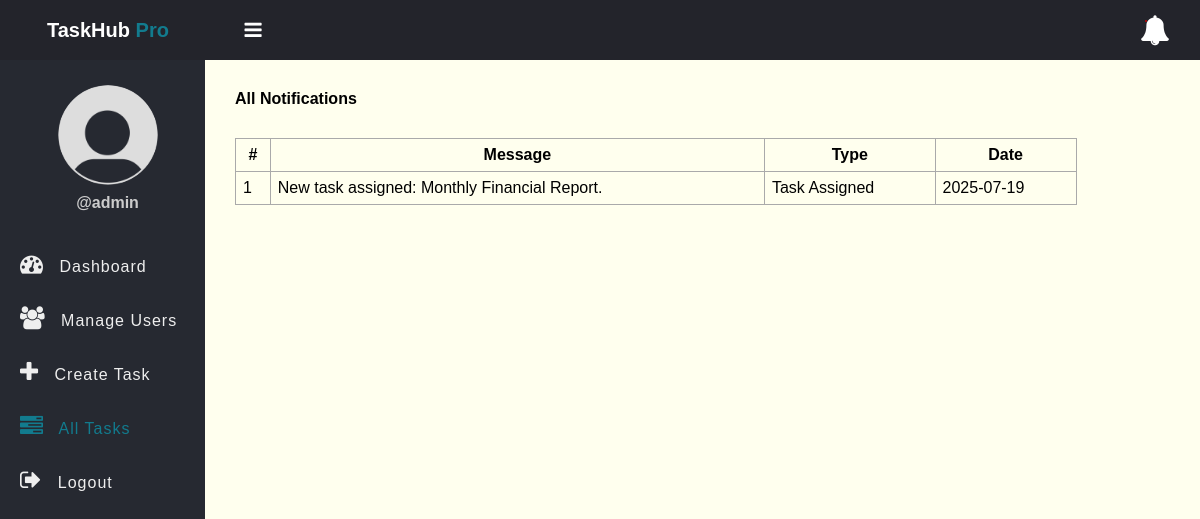
Screenshot of /notifications.php (signed in) with the database file from the repository.
### tables this page shows
CREATE TABLE notifications (
    id INT AUTO_INCREMENT PRIMARY KEY,
    message TEXT NOT NULL,
    recipient INT NOT NULL,
    type VARCHAR(50) NOT NULL,
    date DATE NOT NULL DEFAULT CURRENT_DATE,
    is_read TINYINT(1) DEFAULT 0
);

### app/Model/Notification.php (called while the page is built, shortened)
<?php
function get_all_my_notifications($conn, $id){
	$sql = "SELECT * FROM notifications WHERE recipient=?";
	$stmt = $conn->prepare($sql);
	$stmt->execute([$id]);
	if($stmt->rowCount() > 0){
		$notifications = $stmt->fetchAll();
	}else $notifications = 0;
	return $notifications;
}

### notifications.php (the view, shortened to what this page needs)
<?php
if (isset($_SESSION['role']) && isset($_SESSION['id'])) {
    include "DB_connection.php";
    include "app/Model/Notification.php";
    $notifications = get_all_my_notifications($conn, $_SESSION['id']);
 ?>
<!DOCTYPE html>
<html>
<head>
	<link rel="stylesheet" href="https://stackpath.bootstrapcdn.com/font-awesome/4.7.0/css/font-awesome.min.css">
	<link rel="stylesheet" href="css/style.css">
</head>
<body>
	<?php include "inc/header.php" ?>
	<div class="body">
		<?php include "inc/nav.php" ?>
		<section class="section-1">
			<h4 class="title">All Notifications</h4>
			<?php if ($notifications != 0) { ?>
			<table class="main-table">
				<tr>
					<th>#</th>
					<th>Message</th>
					<th>Type</th>
					<th>Date</th>
				</tr>
				<?php $i=0; foreach ($notifications as $notification) { ?>
				<tr>
					<td><?=++$i?></td>
					<td><?=$notification['message']?></td>
					<td><?=$notification['type']?></td>
					<td><?=$notification['date']?></td>
				</tr>
			   <?php	} ?>
			</table>
		<?php }else { ?>
			<h3>You have zero notification</h3>
		<?php  }?>
		</section>
	</div>
</body>
</html>
<?php }else{
   $em = "First login";
   header("Location: login.php?error=$em");
   exit();
}
 ?>

### css/style.css (style rules this page uses)
* { padding: 0; margin: 0; box-sizing: border-box; font-family: arial, sans-serif; }
.body { display: flex; }
.section-1 { padding: 30px; }
.section-1 .title { margin-bottom: 10px; }
.section-1 { width: 100%; background: #ffe; }
.main-table, .main-table tr, .main-table th, .main-table td { border: 1px solid #aaa; border-collapse: collapse; padding: 7px; }
.main-table { width: 90%; margin-top: 30px; }

### rows the page displays
notifications: message "New task assigned: Monthly Financial Report.", type "Task Assigned", date "2025-07-19"

### other values shown
$_SESSION['username'] "admin"
